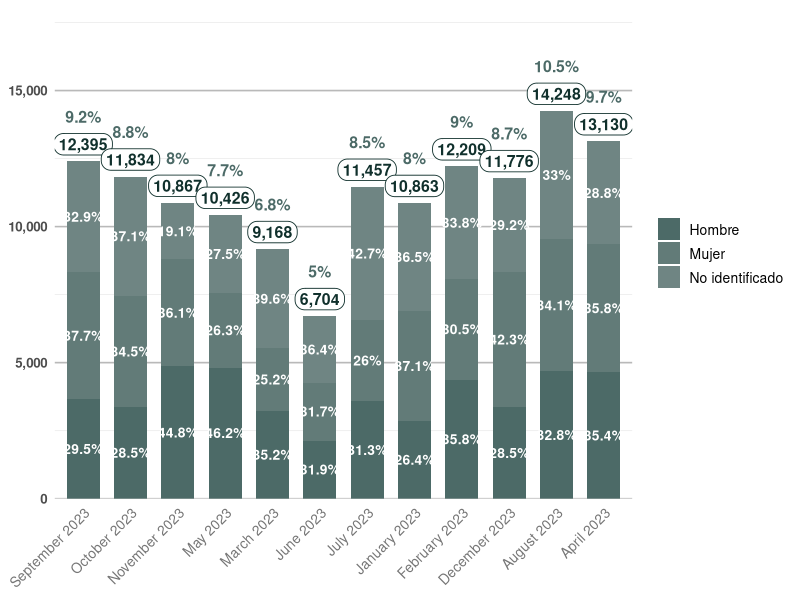
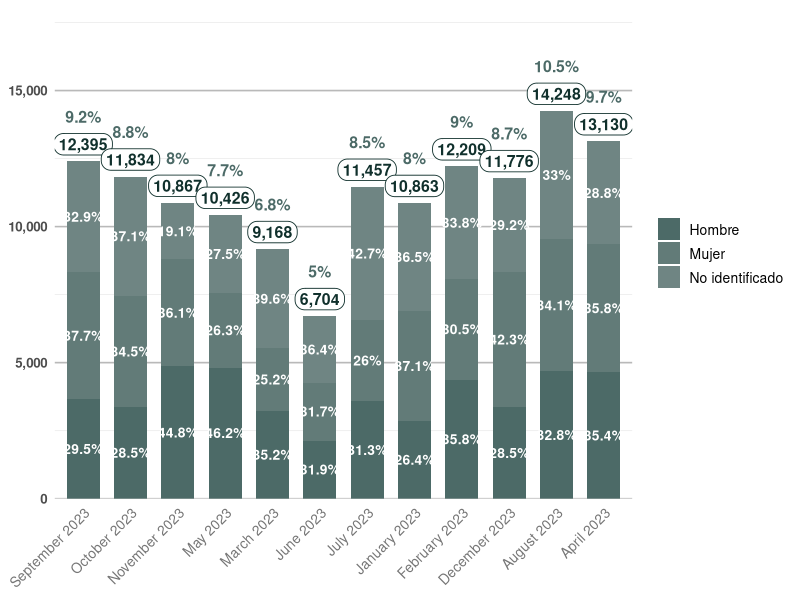

Write the R code that produced these figures, in order.
# Librerías necesarias
library(tidyverse)
library(scales)
library(lubridate)
library(forcats)

# Activar orientación horizontal (TRUE) o vertical (FALSE)
usar_coord_flip <- FALSE

# Establecer idioma español para meses
Sys.setlocale("LC_TIME", "es_ES.UTF-8")  # Mac/Linux
# Sys.setlocale("LC_TIME", "Spanish")    # Windows 

# Colores estilo Python
colores <- c(
  "Hombre" = "#4C6A67",
  "Mujer" = "#627B78",
  "No identificado" = "#6F8583"
)

# Simular datos
set.seed(123)
fechas <- seq(as.Date("2023-01-01"), as.Date("2023-12-01"), by = "month")
categorias <- c("Hombre", "Mujer", "No identificado")

datos <- expand.grid(fecha = fechas, categoria = categorias) %>%
  mutate(valor = round(runif(n(), 2000, 5000))) %>%
  group_by(fecha) %>%
  mutate(
    total_mes = sum(valor),
    pct = valor / total_mes * 100
  ) %>%
  ungroup() %>%
  mutate(
    mes = format(fecha, "%B %Y") |> str_to_title(),
    etiqueta_pct = paste0(round(pct, 1), "%"),
    mes = fct_rev(factor(mes))
  )

# Totales por mes
totales <- datos %>%
  group_by(mes) %>%
  summarise(total = sum(valor), .groups = "drop") %>%
  mutate(pct_general = total / sum(total) * 100)

datos <- datos %>% left_join(totales, by = "mes")

# Ajuste dinámico de etiquetas según orientación
if (usar_coord_flip) {
  ajuste_capsula <- list(hjust = -0.1)
  ajuste_pct <- list(hjust = 0)
  theme_ejes <- theme(
    panel.grid.major.x = element_line(color = "#B9B9B9"),
    panel.grid.major.y = element_blank()
  )
} else {
  ajuste_capsula <- list(vjust = -0.3)
  ajuste_pct <- list(vjust = 0)
  theme_ejes <- theme(
    panel.grid.major.y = element_line(color = "#B9B9B9"),
    panel.grid.major.x = element_blank()
  )
}

# Crear gráfico base
grafica <- ggplot() +
  geom_col(
    data = datos,
    aes(x = mes, y = valor, fill = categoria),
    position = position_stack(reverse = TRUE),
    width = 0.7
  ) +
  geom_text(
    data = datos,
    aes(x = mes, y = valor, label = etiqueta_pct),
    position = position_stack(vjust = 0.5, reverse = TRUE),
    color = "white",
    size = 3.5,
    fontface = "bold"
  ) +
  # Cápsula de total (ajuste automático según orientación)
  do.call(geom_label, c(
    list(
      data = totales,
      mapping = aes(x = mes, y = total, label = scales::comma(total)),
      size = 4,
      label.size = 0.3,
      fill = "white",
      color = "#10302C",
      label.r = unit(0.5, "lines"),
      fontface = "bold"
    ),
    ajuste_capsula
  )) +
  # Porcentaje general (ajuste automático)
  do.call(geom_text, c(
    list(
      data = totales,
      mapping = aes(x = mes, y = total + max(total) * 0.1,
                    label = paste0(round(pct_general, 1), "%")),
      size = 4,
      color = "#4C6A67",
      fontface = "bold"
    ),
    ajuste_pct
  )) +
  scale_fill_manual(values = colores) +
  scale_y_continuous(labels = comma, expand = expansion(mult = c(0, 0.15))) +
  labs(x = NULL, y = NULL, fill = NULL) +
  theme_minimal(base_size = 12) +
  theme(
    axis.text.y = element_text(face = "bold"),
    axis.text.x = element_text(size = 10, color = "#767676", angle = 45, hjust = 1, vjust = 1),
    legend.text = element_text(size = 10),
    plot.background = element_rect(fill = "white", color = NA),
    panel.background = element_rect(fill = "white", color = NA)
  ) +
  theme_ejes

# Agregar coord_flip si aplica
if (usar_coord_flip) {
  grafica <- grafica + coord_flip()
}

# Mostrar gráfico
print(grafica)


# Guardar el gráfico
ggsave("rstudio/barras_apiladas/barras_apiladas.svg", plot = grafica, width = 12, height = 6, dpi = 300)